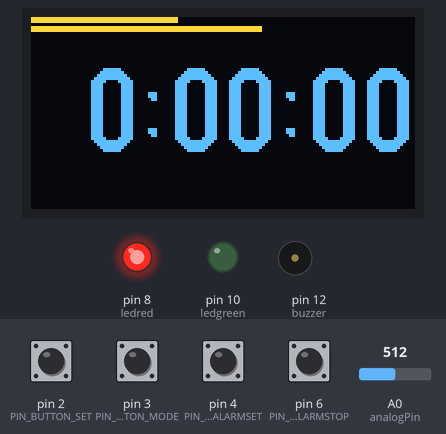
The sketch below on a simulated Arduino Uno, built with avr-gcc and run on an emulated ATmega328P. Shown: 128×64 one-colour display, output pins drawn as LEDs (lit = HIGH), buzzer (waves = sounding, pin HIGH). Inputs (shaded band) come from the test bench; at power-on: pin 2 (PIN_BUTTON_SET), pin 3 (PIN_BUTTON_MODE), pin 4 (PIN_BUTTON_ALARMSET), pin 6 (PIN_BUTTON_ALARMSTOP) HIGH, A0 (analogPin) = 512. The OLED is the two-colour kind (top 16 rows yellow); EEPROM starts erased.

Above: at 1.02 s.
1.3 s: pin 3 (PIN_BUTTON_MODE) pulled LOW for 0.15 s
At 2.6 s:
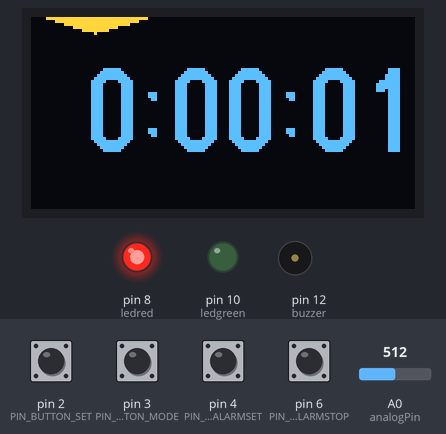
3.2 s: A0 (analogPin) set to 122
At 4.6 s:
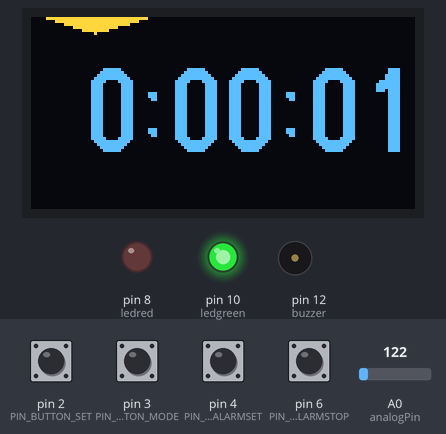
4.9 s: pin 2 (PIN_BUTTON_SET) pulled LOW for 1 s
At 6.7 s:
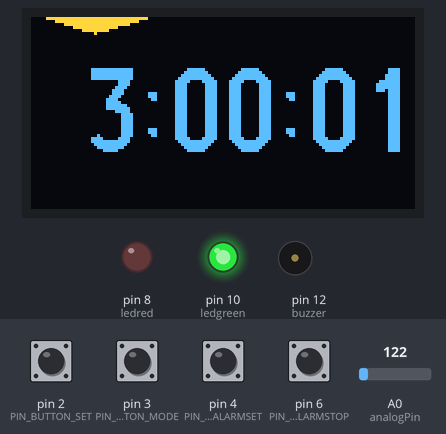
7.4 s: pin 3 (PIN_BUTTON_MODE) pulled LOW for 1 s
At 8.39 s:
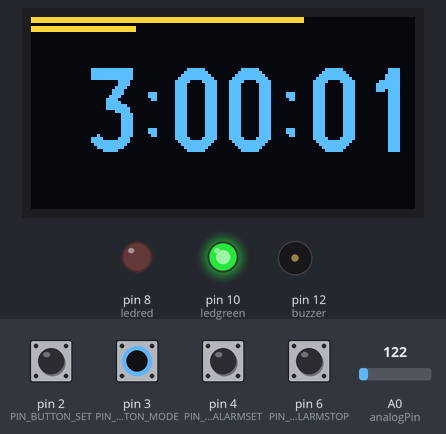
Timing chart, 0 to 10.4 s (numbered marks = the images above; inputs shaded):
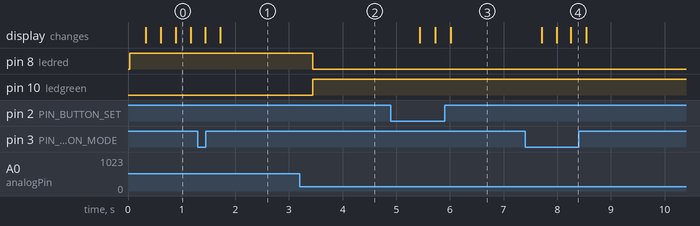

The sketch:

miniclock.ino
```cpp
#include <Arduino.h>
#include <U8g2lib.h>
#include <EEPROM.h>

#include <Adafruit_GFX.h>
#include <Adafruit_SSD1306.h>

#ifdef U8X8_HAVE_HW_SPI
#include <SPI.h>
#endif
#ifdef U8X8_HAVE_HW_I2C
#include <Wire.h>
#endif

// Variables to store the time
int hours ;
int minutes ;
int seconds ;

int analogPin = A0;
int val = 0;

int ledred = 8;
int ledgreen = 10;

// Constants for the button pins
int countMinutes = 0;
int countHours = 0;

int timer_round = 0;

int buzzer = 12;

int alarmstate = 0;

int eepromshowminutes ;
int eepromshowhours ;

int hoursfromeeprom ;
int minutesfromeeprom ;

const int PIN_BUTTON_MODE = 3;
const int PIN_BUTTON_SET = 2;
const int PIN_BUTTON_ALARMSET = 4;

const int PIN_BUTTON_ALARMSTOP = 6;

const int BUTTON_MODE_DEBOUNCE_TIME = 250;
const int BUTTON_SET_DEBOUNCE_TIME = 100;

const int MODE_SHOW_TIME = 0;
const int MODE_SET_SECONDS = 3;
const int MODE_SET_MINUTES = 2;
const int MODE_SET_HOURS = 1;

int timeformuser;

// Variables for the button state
// We are using the internal pull-up resistors via INPUT_PULLUP, so
// press is LOW and not pressed is HIGH
unsigned long elapsedButtonModeMillis = 0;
unsigned long previousButtonModeMillis = 0;

unsigned long elapsedButtonSetMillis1 = 0;
unsigned long previousButtonModeMillis1 = 0;


unsigned long elapsedButtonSetMillis = 0;
unsigned long previousButtonSetMillis = 0;

// Char array for the time being showed on the display
char timeString[9];

// Variables to store the time
unsigned long currentMillis = 0;

// Int is enough to store the elapsed time
int elapsedTimeUpdateMillis = 0;
unsigned long previousTimeUpdateMillis = 0;

float percentageOfSecondElapsed = 0;

byte currentMode = MODE_SHOW_TIME;

int alarm_hours_set = -1;
int alarm_minutes_set = -1;

unsigned long previousMillis = 0;
const long interval = 500;
int buzzerstate = LOW;

bool checkbuzzer;

int showhours;
int showminutes;

char checkinput;

// A complete list of all displays is available at: https://github.com/olikraus/u8g2/wiki/u8g2setupcpp
U8G2_SSD1306_128X64_NONAME_1_HW_I2C u8g2(U8G2_R0, /* reset=*/U8X8_PIN_NONE);

void setup(void) {

  Serial.begin(9600);
  u8g2.setFont(u8g2_font_logisoso28_tf);
  u8g2.begin();

  // Configure the pins of the buttons with the internal PULLUP resistor
  pinMode(PIN_BUTTON_MODE, INPUT_PULLUP);
  pinMode(PIN_BUTTON_SET, INPUT_PULLUP);
  pinMode(PIN_BUTTON_ALARMSET, INPUT_PULLUP);
  pinMode(PIN_BUTTON_ALARMSTOP, INPUT_PULLUP);
  pinMode(buzzer, OUTPUT);
  pinMode(ledred, OUTPUT);
  pinMode(ledgreen, OUTPUT);
  pinMode(analogPin, INPUT);

  // EEPROM.write(0, 0);

  // EEPROM.write(2, 0);

  // EEPROM.write(4, 0);
  // EEPROM.write(6, 0);

  // EEPROM.write(8, 0);

  hours = EEPROM.read(0);
  minutes = EEPROM.read(2);

  checkbuzzer = EEPROM.read(4);


}

void loop(void) {

  int sensorValue = analogRead(A0);
  val = analogRead(analogPin); //อ่านค่า


  if(val < 500){
    digitalWrite(ledgreen, HIGH);
  }else{
    digitalWrite(ledgreen, LOW);
  }

    if(val > 500){
    digitalWrite(ledred, HIGH);
  }else{
    digitalWrite(ledred, LOW);
  }


  // millis() itself takes 1.812 micro seconds that is 0.001812 milli seconds
  // https://arduino.stackexchange.com/questions/113/is-it-possible-to-find-the-time-taken-by-millis
  currentMillis = millis();
  if (digitalRead(PIN_BUTTON_ALARMSTOP) == LOW){
    stopalarm();
   alarm_hours_set = -1;
   alarm_minutes_set = -1;
  }

  if (digitalRead(PIN_BUTTON_MODE) == LOW) {

    buttonModeHandler();
  }

  if (digitalRead(PIN_BUTTON_SET) == LOW) {

    buttonSetHandler();

  }

  if (digitalRead(PIN_BUTTON_ALARMSET) == LOW) {
    alarmSetHoursAndMinutes();

  }


  alert();
  drawTime();
  checkTime();


  if (currentMode == MODE_SHOW_TIME) {
    increaseSeconds();
  } else {
    previousTimeUpdateMillis = currentMillis;
  }


  drawScreen();
}

void checkTime() {
  // Check if a minutes has been elapsed
  if (seconds > 59) {
    seconds = 0;
    minutes++;
    EEPROM.update(2, minutes);

  }

  // Check if an hour has been elapsed
  if (minutes > 59) {
    minutes = 0;
    EEPROM.update(2, minutes);
    hours++;
    EEPROM.update(0, hours);

  }

  // Check if a day has been elapsed
  if (hours > 23) {
    hours = 0;
    EEPROM.update(0, hours);

  }
}

void buttonModeHandler() {
  elapsedButtonModeMillis = currentMillis - previousButtonModeMillis;
  if (elapsedButtonModeMillis > BUTTON_MODE_DEBOUNCE_TIME) {
    //Serial.println("Mode Handler");
    previousButtonModeMillis = currentMillis;
    currentMode++;

    if (currentMode > 3) {
      currentMode = 0;
    }
  }
}

void buttonSetHandler() {
  elapsedButtonSetMillis = currentMillis - previousButtonSetMillis;
  //Serial.println(elapsedButtonSetMillis);
  if (elapsedButtonSetMillis > BUTTON_SET_DEBOUNCE_TIME) {
    //Serial.println("Set Handler");
    previousButtonSetMillis = currentMillis;

    if (currentMode == MODE_SET_SECONDS) {
      seconds = 0;
    }
    if (currentMode == MODE_SET_MINUTES) {
      minutes++;
      EEPROM.update(2, minutes);
    }
    if (currentMode == MODE_SET_HOURS) {
      hours++;
      EEPROM.update(0, hours);

    }
  }

}

void increaseSeconds() {
  elapsedTimeUpdateMillis = currentMillis - previousTimeUpdateMillis;

  // Check if 1000ms, 1 second, has been elapsed
  if (elapsedTimeUpdateMillis > 1000) {
    seconds++;

    // It might be possible that more than 1000ms has been elapsed e.g. 1200ms
    // Then there are already 200ms elapsed of the next second. We need to
    // substract these on the "last time". So the next second will be updated 200ms earlier.
    // This reduces the amount of time drift.
    previousTimeUpdateMillis = currentMillis - (elapsedTimeUpdateMillis - 1000);
  }
}

void drawScreen() {
  u8g2.firstPage();

  do {

    if (currentMode != MODE_SHOW_TIME) {
      u8g2.drawTriangle((currentMode - 1) * 43 + 5, 0, currentMode * 43 - 5, 0, (currentMode - 1) * 43 + 21, 5);
    }

    drawAnimation();
    drawTime();

  } while (u8g2.nextPage());
}

void drawTime() {

  // Found at https://forum.arduino.cc/index.php?topic=371117.0
  // sprintf_P uses the Program Memory instead of RAM, more info at http://gammon.com.au/progmem
  // Here we format the minutes and seconds with a leading zero: e.g. 01, 02, 03 etc.
  sprintf_P(timeString, PSTR("%2d:%02d:%02d"), hours, minutes, seconds);


  // Draw the timeString
  u8g2.drawStr(0, 45, timeString);
}

void drawAnimation() {
  // Calculate the percentage elapsed of a second
  percentageOfSecondElapsed = elapsedTimeUpdateMillis / 1000.0;

  if (currentMode == MODE_SHOW_TIME) {
    // Draw the yellow lines
    u8g2.drawBox(0, 0, 127 - (127 * percentageOfSecondElapsed), 2);
    u8g2.drawBox(0, 3, (127 * percentageOfSecondElapsed), 2);
  }
}

void alarmSetHoursAndMinutes() {
  Serial.flush();
  Serial.println("Please enter hours: ");

  while (alarm_hours_set == -1) {
    if (Serial.available() > 0) {
      alarm_hours_set = Serial.readString().toInt();

      if (alarm_hours_set <= 23 && alarm_hours_set > 0  ) {
        Serial.print("You pressed ");
        Serial.println(alarm_hours_set);
        EEPROM.put(6, alarm_hours_set);
        EEPROM.get(6, hoursfromeeprom);
        EEPROM.put(4, true);

      } else {
        Serial.println("Error, Please press the button again.");
      }
    }
  }
  Serial.println("Please enter minutes: ");

  while (alarm_minutes_set == -1) {
    if (Serial.available() > 0) {
      alarm_minutes_set = Serial.readString().toInt();
      if (alarm_minutes_set <= 59 && alarm_minutes_set > 0) {
        Serial.print("You pressed ");
        Serial.println(alarm_minutes_set);
        EEPROM.put(8, alarm_minutes_set);
        EEPROM.get(8, minutesfromeeprom);
        Serial.print("Alarm is set at ");
        if(alarm_hours_set < 10 && alarm_hours_set >= 0){
          Serial.print("0");
          Serial.print(alarm_hours_set);
          Serial.print(":");
        }else{
          Serial.print(alarm_hours_set);
          Serial.print(":");
        }

        if(alarm_minutes_set < 10 && alarm_minutes_set >= 0){
          Serial.print("0");
          Serial.println(alarm_minutes_set);


        }else{
          Serial.print(alarm_minutes_set);


        }


      } else {
        Serial.println("Error, Please press the button again.");
      }
    }
  }


  alarm_hours_set = -1;
  alarm_minutes_set = -1;
}

void alert() {
  EEPROM.get(6, hoursfromeeprom);
  EEPROM.get(8, minutesfromeeprom);

  EEPROM.get(4, checkbuzzer);

  unsigned long currentMillis = millis();

  if (hours == hoursfromeeprom && minutes == minutesfromeeprom && checkbuzzer) {
    if (timer_round < 100) {

      if (currentMillis - previousMillis >= interval) {
        // save the last time you blinked the LED
        previousMillis = currentMillis;

        // if the LED is off turn it on and vice-versa:
        if (buzzerstate == LOW) {
          buzzerstate = HIGH;


        } else {

          buzzerstate = LOW;
          timer_round++;

        }

        // set the LED with the ledState of the variable:
        digitalWrite(buzzer, buzzerstate);
      }
    }
  } else {
    timer_round = 0;
    digitalWrite(buzzer, LOW);


  }

}

void stopalarm(){
  alarm_hours_set = 3;
  alarm_minutes_set = -3;
  EEPROM.put(4, false);
  EEPROM.put(6, alarm_hours_set);
  EEPROM.put(8, alarm_minutes_set);
  EEPROM.get(6, hoursfromeeprom);
  EEPROM.get(8, minutesfromeeprom);
  Serial.println("Reset......");
}
```

Measured:
- after the input at 1.3 s, the display: first differs from a run without the input after 0.42 s (image 1)
- after the input at 3.2 s, pin 8 (ledred): HIGH → LOW after 0.24 s; pin 10 (ledgreen): LOW → HIGH after 0.24 s
- after the input at 4.9 s, the display: first changes after 0.54 s (image 3 shows a later state)
- after the input at 7.4 s, the display: first changes after 0.31 s (image 4 shows a later state)
